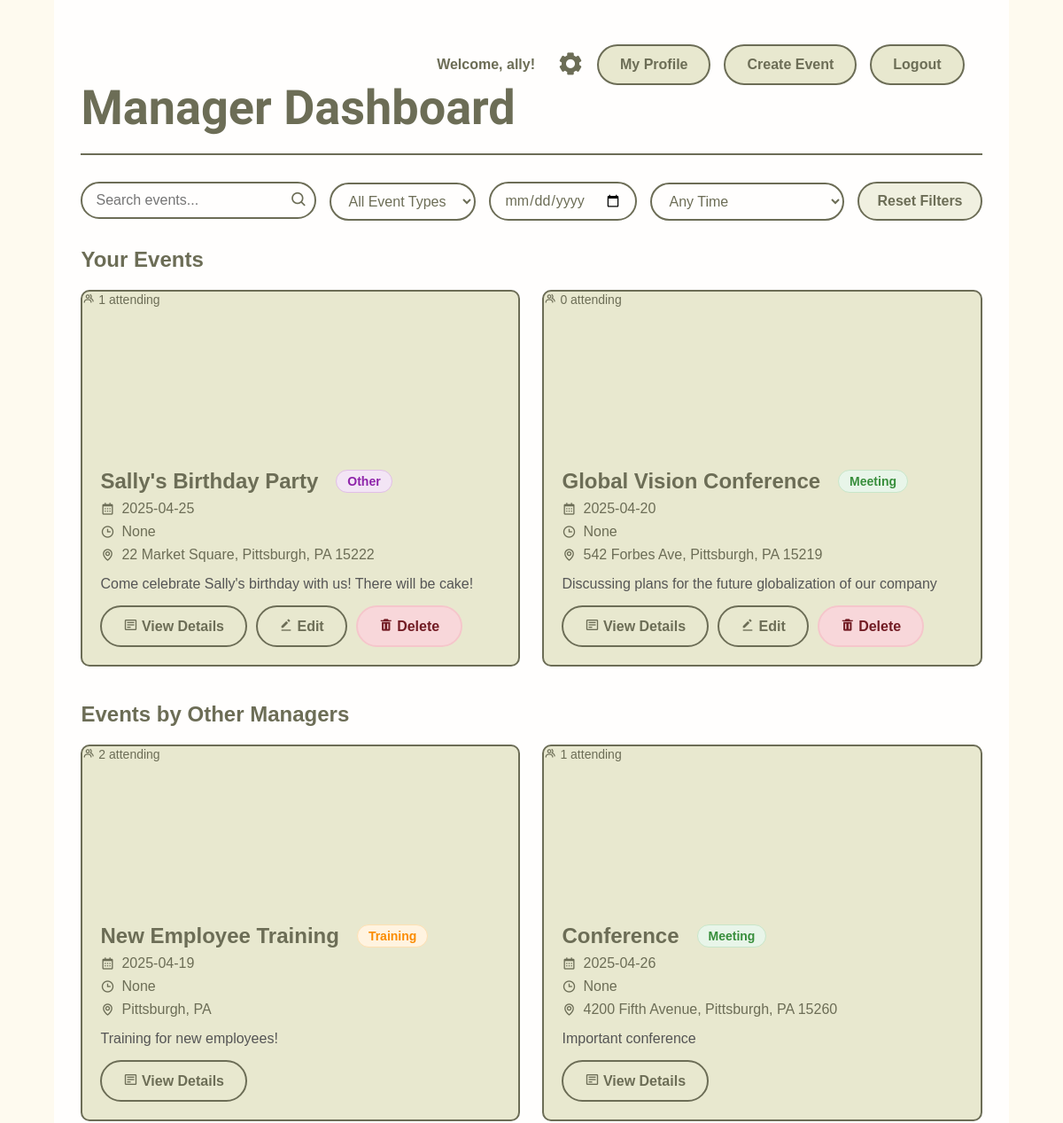
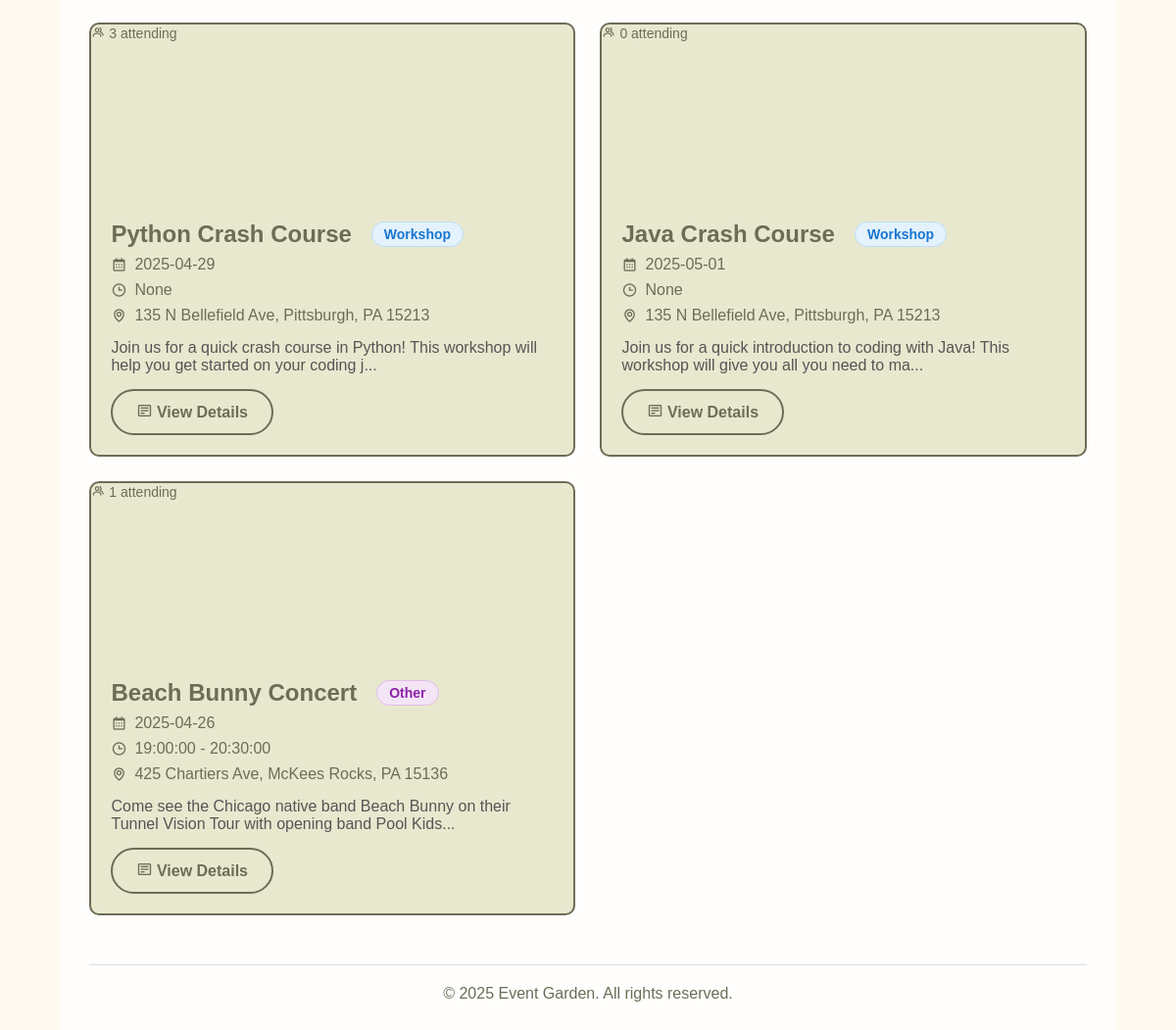
The page /manager_dashboard (signed in) on the database its author committed (2 pictures, top to bottom).
### main.py (models this page shows, shortened)
class User(db.Model):
    id = db.Column(db.Integer, primary_key=True)
    username = db.Column(db.String(80), unique=True, nullable=False)
    email = db.Column(db.String(120), unique=True, nullable=False)
    password_hash = db.Column(db.String(128), nullable=False)
    role = db.Column(db.String(20), default='user')
    created_at = db.Column(db.DateTime, default=datetime.utcnow)
    registered_events = db.relationship(
        'Event',
        secondary=registrations,
        backref=db.backref('attendees', lazy='dynamic')
    )
    managed_events = db.relationship('Event', backref='manager', foreign_keys='Event.manager_id')

class Event(db.Model):
    id = db.Column(db.Integer, primary_key=True)
    title = db.Column(db.String(100), nullable=False)
    description = db.Column(db.Text, nullable=False)
    date = db.Column(db.Date)
    time = db.Column(db.Time)
    start_time = db.Column(db.Time)
    end_time = db.Column(db.Time)
    location = db.Column(db.String(120), nullable=False)
    event_type = db.Column(db.String(20), nullable=False, default='other')  # New field
    manager_id = db.Column(db.Integer, db.ForeignKey('user.id'), nullable=False)
    created_at = db.Column(db.DateTime, default=datetime.utcnow)
    @property
    def total_attendees(self):
        total = db.session.scalar(
            select(func.sum(registrations.c.num_attendees))
            .where(registrations.c.event_id == self.id)
        )
        return total if total else 0
    def time(self):
        return self.start_time

### main.py (the view)
@app.route('/manager_dashboard')
def manager_dashboard():
    if 'user_id' not in session:
        return redirect(url_for('managerlogin'))
    user = User.query.get(session['user_id'])
    your_events = Event.query.filter_by(manager_id=user.id).all()
    other_events = Event.query.filter(Event.manager_id != user.id).all()
    return render_template(
        'manager_landing.html',
        username=user.username,
        your_events=your_events,
        other_events=other_events
    )

### templates/manager_landing.html (shortened to what this page needs)
<!DOCTYPE html>
<html lang="en">
<head>
    <link rel="stylesheet" href="{{ url_for('static', filename='styles.css') }}">
    <link href='https://unpkg.com/boxicons@2.1.4/css/boxicons.min.css' rel='stylesheet'>
</head>
<body>
    <div class="dashboard-container">
        <header class="dashboard-header">
            <h1>Manager Dashboard</h1>
            <div class="user-controls">
                <span>Welcome, {{ session.username }}!</span>
                <a href="{{ url_for('usersettings') }}" title="Settings"><i class='bx bxs-cog'></i></a>
                <a href="{{ url_for('manager_profile') }}" class="button">My Profile</a>
                <a href="{{ url_for('create_event') }}" class="button">Create Event</a>
                <a href="{{ url_for('logout') }}" class="button">Logout</a>
            </div>
        </header>
        <main>
            <section class="search-section">
                <div class="filter-controls">
                    <div class="search-box">
                        <input type="text" id="searchInput" placeholder="Search events...">
                        <button type="button" id="searchButton"><i class='bx bx-search'></i></button>
                    </div>
                    <div class="filters">
                        <select name="event_type" id="eventTypeFilter">
                            <option value="">All Event Types</option>
                        </select>
                        <input type="date" name="event_date" id="dateFilter">
                        <select name="time_filter" id="timeFilter">
                            <option value="">Any Time</option>
                        </select>
                    </div>
                    <button id="resetFilters" class="button">Reset Filters</button>
                </div>
            </section>
            <section class="events-section">
                <h2>Your Events</h2>
                {% if your_events %}
                    <div class="events-grid your-events">
                        {% for event in your_events %}
                        <div class="event-card"
                             data-event-type="{{ event.event_type }}"
                             data-event-date="{{ event.date }}"
                             data-event-time="{{ event.start_time }}"
                             data-event-title="{{ event.title.lower() }}"
                             data-event-description="{{ event.description.lower() }}">
                            <div class="event-image" style="background-image: url('/static/default-event.jpg');">
                                <span class="attendees">
                                    <i class='bx bx-group'></i> {{ event.total_attendees }} attending
                                </span>
                            </div>
                            <div class="event-details">
                                <div class="event-header">
                                    <h1>{{ event.title }}</h1>
                                    <span class="event-type-badge {{ event.event_type }}">
                                        {{ event.event_type|capitalize }}
                                    </span>
                                </div>
                                <p><i class='bx bx-calendar'></i> {{ event.date }}</p>
                                <p><i class='bx bx-time'></i> {{ event.start_time }}{% if event.end_time %} - {{ event.end_time }}{% endif %}</p>
                                <p><i class='bx bx-map'></i> {{ event.location }}</p>
                                <p class="event-description">{{ event.description[:100] }}{% if event.description|length > 100 %}...{% endif %}</p>
                                <div class="manager-actions">
                                    <a href="{{ url_for('event_details', event_id=event.id) }}" class="button">
                                        <i class='bx bx-detail'></i> View Details
                                    </a>
                                    <a href="{{ url_for('edit_event', event_id=event.id) }}" class="button">
                                        <i class='bx bxs-edit-alt'></i> Edit
                                    </a>
                                    <form method="POST" action="{{ url_for('delete_event', event_id=event.id) }}" onsubmit="return confirm('Are you sure you want to delete this event?');">
                                        <button type="submit" class="button danger">
                                            <i class='bx bxs-trash'></i> Delete
                                        </button>
                                    </form>
                                </div>
                            </div>
                        </div>
                        {% endfor %}
                    </div>
                {% else %}
                    <div class="no-events">
                        <p>You haven't created any events yet.</p>
                        <a href="{{ url_for('create_event') }}" class="button">Create Your First Event</a>
                    </div>
                {% endif %}
            </section>
            <section class="events-section">
                <h2>Events by Other Managers</h2>
                {% if other_events %}
                    <div class="events-grid other-events">
                        {% for event in other_events %}
                        <div class="event-card"
                             data-event-type="{{ event.event_type }}"
                             data-event-date="{{ event.date }}"
                             data-event-time="{{ event.start_time }}"
                             data-event-title="{{ event.title.lower() }}"
                             data-event-description="{{ event.description.lower() }}">
                            <div class="event-image" style="background-image: url('/static/default-event.jpg');">
                                <span class="attendees">
                                    <i class='bx bx-group'></i> {{ event.total_attendees }} attending
                                </span>
                            </div>
                            <div class="event-details">
                                <div class="event-header">
                                    <h1>{{ event.title }}</h1>
                                    <span class="event-type-badge {{ event.event_type }}">
                                        {{ event.event_type|capitalize }}
                                    </span>
                                </div>
                                <p><i class='bx bx-calendar'></i> {{ event.date }}</p>
                                <p><i class='bx bx-time'></i> {{ event.start_time }}{% if event.end_time %} - {{ event.end_time }}{% endif %}</p>
                                <p><i class='bx bx-map'></i> {{ event.location }}</p>
                                <p class="event-description">{{ event.description[:100] }}{% if event.description|length > 100 %}...{% endif %}</p>
                                <div class="manager-actions">
                                    <a href="{{ url_for('event_details', event_id=event.id) }}" class="button">
                                        <i class='bx bx-detail'></i> View Details
                                    </a>
                                </div>
                            </div>
                        </div>
                        {% endfor %}
                    </div>
                {% else %}
                    <div class="no-events">
                        <p>No other events are currently scheduled.</p>
                    </div>
                {% endif %}
            </section>
        </main>
        <footer>
            <p>&copy; 2025 Event Garden. All rights reserved.</p>
        </footer>
    </div>
</body>
</html>

### static/styles.css (style rules this page uses)
* { margin: 0; padding: 0; font-family: "Winky Sans", sans-serif; box-sizing: border-box; }
body { background: url("floralBackground.jpg") no-repeat center; background-size: cover; color: #6c6d56; min-height: 100vh; display: flex; justify-content: center; align-items: center; }
h1, h2, h3 { color: #6c6d56; }
.button { display: inline-block; padding: 12px 24px; background: #e8e8cf; border: 2px solid #6c6d56; border-radius: 30px; cursor: pointer; font-size: 16px; font-weight: 600; color: #6c6d56; text-align: center; transition: all 0.3s ease; text-decoration: none; }
.danger { background-color: #f8d7da; color: #721c24; border-color: #f5c6cb; }
.user-controls i { font-size: 30px; color: #6c6d56; }
.dashboard-container { max-width: 90%; min-width: 60%; margin: 0 auto; padding: 20px; background-color: rgba(255, 255, 255, 0.9); min-height: 100vh; height: 80vh; overflow-y: auto; }
.dashboard-header { display: flex; justify-content: space-between; align-items: center; margin-bottom: 30px; padding-bottom: 20px; border-bottom: 2px solid #6c6d56; }
.dashboard-header h1 { font-size: 54px; font-family: "Charm", cursive; }
.user-controls { display: flex; gap: 15px; align-items: center; }
.user-controls span { font-weight: 600; color: #6c6d56; }
.search-section { margin-bottom: 30px; }
.search-box { flex-grow: 1; position: relative; }
.search-box input { width: 100%; padding: 12px 20px; border-radius: 30px; border: 2px solid #6c6d56; }
.search-box button { position: absolute; right: 10px; top: 50%; transform: translateY(-50%); background: none; border: none; font-size: 20px; cursor: pointer; }
.filters { display: flex; gap: 15px; }
.filters select, .filters input { padding: 10px; border-radius: 5px; border: 2px solid #6c6d56; }
.events-section { margin-bottom: 40px; }
.events-section h2 { margin-bottom: 20px; color: #6c6d56; }
.events-grid { display: grid; grid-template-columns: repeat(auto-fill, minmax(350px, 1fr)); gap: 25px; }
.event-card { background: #e8e8cf; border-radius: 10px; overflow: hidden; border: 2px solid #6c6d56; transition: transform 0.3s ease; }
.event-image { height: 180px; background-size: cover; background-position: center; }
.event-details { padding: 20px; }
.event-details p { margin: 8px 0; display: flex; align-items: center; gap: 8px; }
.event-description { margin: 15px 0 !important; color: #555; }
.attendees { font-size: 14px; color: #6c6d56; }
footer { text-align: center; margin-top: 50px; padding-top: 20px; border-top: 1px solid #ddd; }
.event-type-badge { display: inline-block; padding: 4px 12px; border-radius: 20px; font-size: 14px; font-weight: 600; margin-left: 10px; text-transform: capitalize; }
.event-type-badge.workshop { background-color: #e3f2fd; color: #1976d2; border: 1px solid #bbdefb; }
.event-type-badge.meeting { background-color: #e8f5e9; color: #388e3c; border: 1px solid #c8e6c9; }
.event-type-badge.training { background-color: #fff3e0; color: #fb8c00; border: 1px solid #ffe0b2; }
.event-type-badge.other { background-color: #f3e5f5; color: #8e24aa; border: 1px solid #e1bee7; }
.event-header { display: flex; align-items: center; flex-wrap: wrap; gap: 10px; }
input[type="date"], input[type="time"] { width: 100%; padding: 10px; border: 1px solid #ddd; border-radius: 4px; }
.dashboard-container { padding: 30px; }
.user-controls { display: flex; align-items: center; gap: 15px; position: absolute; top: 20px; right: 20px; }
.user-controls span { font-weight: 600; color: #6c6d56; order: 1; }
.user-controls a[href*="usersettings"] { order: 2; margin-left: 10px; }
.user-controls a:not([href*="usersettings"]) { order: 3; }
.dashboard-header { position: relative; padding-top: 60px; padding-bottom: 20px; margin-bottom: 30px; border-bottom: 2px solid #6c6d56; }

### rows shown on the page
User: username "ally"
Event: total_attendees "1", title "Sally's Birthday Party", event_type "Other", date "2025-04-25", start_time "None", location "22 Market Square, Pittsburgh, PA 15222", description "Come celebrate Sally's birthday with us! There will be cake!"
Event: total_attendees "0", title "Global Vision Conference", event_type "Meeting", date "2025-04-20", start_time "None", location "542 Forbes Ave, Pittsburgh, PA 15219", description "Discussing plans for the future globalization of our company"
Event: total_attendees "2", title "New Employee Training", event_type "Training", date "2025-04-19", start_time "None", location "Pittsburgh, PA", description "Training for new employees!"
Event: total_attendees "1", title "Conference", event_type "Meeting", date "2025-04-26", start_time "None", location "4200 Fifth Avenue, Pittsburgh, PA 15260", description "Important conference"
Event: total_attendees "3", title "Python Crash Course", event_type "Workshop", date "2025-04-29", start_time "None", location "135 N Bellefield Ave, Pittsburgh, PA 15213", description "Join us for a quick crash course in Python! This workshop will help you get started on your coding j"
Event: total_attendees "0", title "Java Crash Course", event_type "Workshop", date "2025-05-01", start_time "None", location "135 N Bellefield Ave, Pittsburgh, PA 15213", description "Join us for a quick introduction to coding with Java! This workshop will give you all you need to ma"
Event: total_attendees "1", title "Beach Bunny Concert", event_type "Other", date "2025-04-26", start_time "19:00:00", end_time "20:30:00", location "425 Chartiers Ave, McKees Rocks, PA 15136", description "Come see the Chicago native band Beach Bunny on their Tunnel Vision Tour with opening band Pool Kids"
